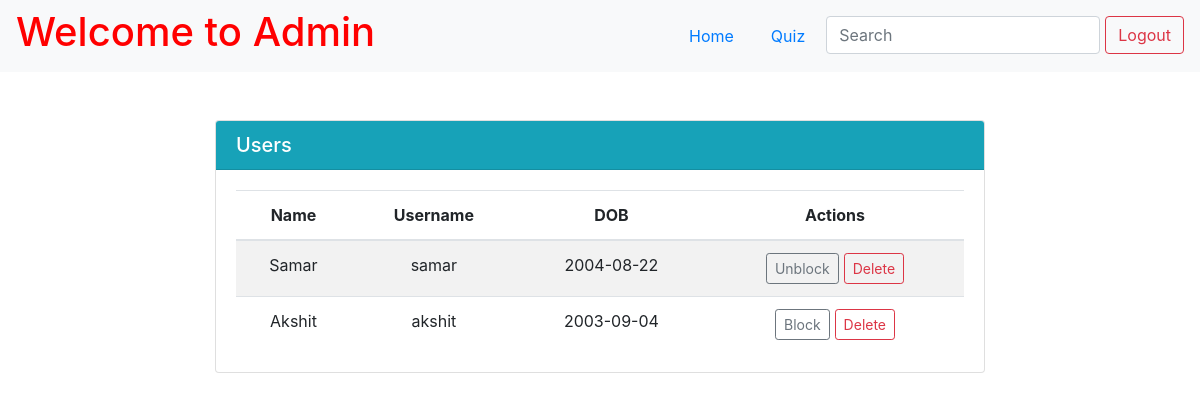
The page /admin/users (signed in) on the database as committed earlier.
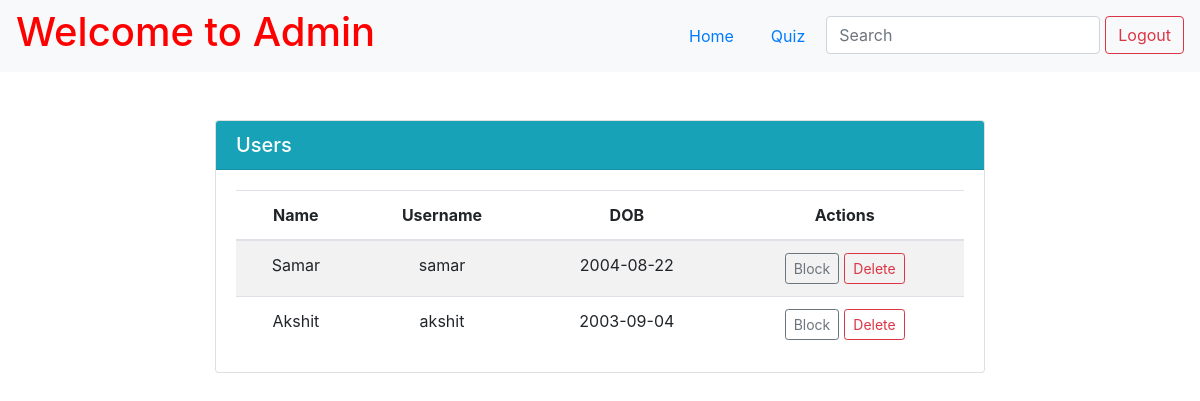
The same page on the database as committed later.
### app.py (models this page shows)
class User(db.Model):
    id = db.Column(db.Integer, primary_key=True)
    name = db.Column(db.String(255), nullable=False)
    username = db.Column(db.String(255), nullable=False, unique=True)
    password = db.Column(db.String(255), nullable=False)
    dob = db.Column(db.Date)
    blocked = db.Column(db.Boolean, default=0)
    score = db.relationship("Score", backref="user")

### app.py (the view, shortened to what this page needs)
@app.route("/admin/users")
@app.route("/admin/user/<action>/<int:id>", methods=["POST"])
def admin_users(action=None, id=None):
    if 'username' in session:
        admin = Admin.query.filter_by(username=session["username"]).first()
        if not admin:
            flash("Invalid Credentials!", "error")
            return redirect(url_for("index"))
    else:
        return redirect(url_for("index"))
    users = User.query.all()
    return render_template("admin_users.html", users=users)

### app.py (called while the page is built)
@app.after_request
def add_header(response):
    response.headers['Cache-Control'] = 'no-store, no-cache, must-revalidate, post-check=0, pre-check=0, max-age=0'
    response.headers['Pragma'] = 'no-cache'
    response.headers['Expires'] = '-1'
    return response

### templates/admin_users.html (shortened to what this page needs)
{% extends 'base.html' %}
{% block content %}
<div class="page-wrapper">
    <nav class="navbar navbar-expand-lg navbar-light bg-light">
        <a href="/admin/dashboard" style="text-decoration: none; color: red;">
            <h1>Welcome to Admin</h1>
        </a>
        <ul class="nav ml-auto">
            <li class="nav-item">
                <a class="nav-link" href="/admin/dashboard">Home</a>
            </li>
            <li class="nav-item">
                <a class="nav-link" href="/admin/quiz">Quiz</a>
            </li>
            <li class="nav-item">
                <input class="form-control" type="search" placeholder="Search" aria-label="Search" name="q"
                    hx-get="{{url_for('admin_search', type='user')}}" hx-trigger="keyup changed delay:500ms" hx-target="#search-results">
            </li>
            <li>
                <form action="/logout" class="d-inline">
                    <button type="submit" class="btn btn-outline-danger">Logout</button>
                </form>
            </li>
        </ul>
    </nav>
    <div id="search-results">
        {% if not search %}
        {% include 'users.html' %}
        {% endif %}
    </div>
</div>
{% endblock %}

### templates/users.html
<div class="d-flex justify-content-center mt-5">
    <div class="col-md-8">
        <div class="card">
            <div class="card-header bg-info text-white d-flex align-items-center justify-content-between">
                <h5 class="card-title m-0">Users</h5>
            </div>
            <div class="card-body">
                <table class="table table-striped mb-0 text-center">
                    <thead>
                        <tr>
                            <th class="text-center">Name</th>
                            <th class="text-center">Username</th>
                            <th class="text-center">DOB</th>
                            <th class="text-center">Actions</th>
                        </tr>
                    </thead>
                    <tbody>
                        {% for user in users %}
                        <tr>
                            <td class="text-center">{{ user.name }}</td>
                            <td class="text-center">{{ user.username }}</td>
                            <td class="text-center">{{ user.dob }}</td>
                            <td class="text-center">
                                <div class="d-flex justify-content-center">
                                    {% if user.blocked == 0 %}
                                    <form action="/admin/user/block/{{ user.id }}" method="post" class="mb-0 me-2">
                                        <button class="btn btn-outline-secondary btn-sm action_button" type="submit">Block</button>
                                    </form>
                                    {% else %}
                                    <form action="/admin/user/unblock/{{ user.id }}" method="post" class="mb-0 me-2">
                                        <button class="btn btn-outline-secondary btn-sm action_button" type="submit">Unblock</button>
                                    </form>
                                    {% endif %}
                                    <form action="/admin/user/delete/{{ user.id }}" method="post" onsubmit="return confirm('Are you sure you want to delete this user?');" class="mb-0">
                                        <button class="btn btn-outline-danger btn-sm" type="submit">Delete</button>
                                    </form>
                                </div>
                            </td>
                        </tr>
                        {% endfor %}
                    </tbody>
                </table>
            </div>
        </div>
    </div>
</div>

Rows that differ between the two databases and show on the page:
changed User "Samar": blocked "Unblock" → "Block"
